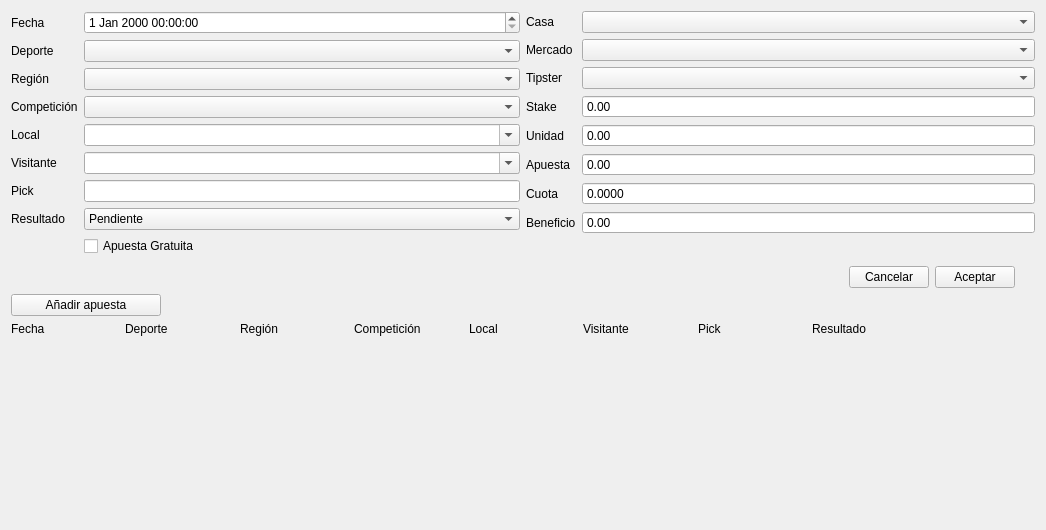
<?xml version="1.0" encoding="UTF-8"?>
<ui version="4.0">
 <class>Form</class>
 <widget class="QWidget" name="Form">
  <property name="geometry">
   <rect>
    <x>0</x>
    <y>0</y>
    <width>1046</width>
    <height>530</height>
   </rect>
  </property>
  <property name="windowTitle">
   <string>Form</string>
  </property>
  <layout class="QVBoxLayout" name="verticalLayout_2">
   <item>
    <layout class="QVBoxLayout" name="verticalLayout">
     <item>
      <layout class="QHBoxLayout" name="horizontalLayout">
       <item>
        <layout class="QFormLayout" name="formLayout_2">
         <item row="0" column="1">
          <widget class="QDateTimeEdit" name="dtDate"/>
         </item>
         <item row="1" column="0">
          <widget class="QLabel" name="label_9">
           <property name="text">
            <string>Deporte</string>
           </property>
          </widget>
         </item>
         <item row="1" column="1">
          <widget class="QComboBox" name="cmbSport">
           <property name="editable">
            <bool>false</bool>
           </property>
          </widget>
         </item>
         <item row="2" column="0">
          <widget class="QLabel" name="label_11">
           <property name="text">
            <string>Región</string>
           </property>
          </widget>
         </item>
         <item row="2" column="1">
          <widget class="QComboBox" name="cmbRegion">
           <property name="editable">
            <bool>false</bool>
           </property>
          </widget>
         </item>
         <item row="3" column="0">
          <widget class="QLabel" name="label_10">
           <property name="text">
            <string>Competición</string>
           </property>
          </widget>
         </item>
         <item row="3" column="1">
          <widget class="QComboBox" name="cmbCompetition">
           <property name="editable">
            <bool>false</bool>
           </property>
          </widget>
         </item>
         <item row="4" column="0">
          <widget class="QLabel" name="label_12">
           <property name="text">
            <string>Local</string>
           </property>
          </widget>
         </item>
         <item row="5" column="0">
          <widget class="QLabel" name="label_13">
           <property name="text">
            <string>Visitante</string>
           </property>
          </widget>
         </item>
         <item row="6" column="0">
          <widget class="QLabel" name="label_14">
           <property name="text">
            <string>Pick</string>
           </property>
          </widget>
         </item>
         <item row="6" column="1">
          <widget class="QLineEdit" name="txtPick"/>
         </item>
         <item row="7" column="0">
          <widget class="QLabel" name="label_7">
           <property name="text">
            <string>Resultado</string>
           </property>
          </widget>
         </item>
         <item row="7" column="1">
          <widget class="QComboBox" name="cmbResult">
           <property name="currentIndex">
            <number>0</number>
           </property>
           <item>
            <property name="text">
             <string>Pendiente</string>
            </property>
           </item>
           <item>
            <property name="text">
             <string>Acertada</string>
            </property>
           </item>
           <item>
            <property name="text">
             <string>Fallada</string>
            </property>
           </item>
           <item>
            <property name="text">
             <string>Nula</string>
            </property>
           </item>
           <item>
            <property name="text">
             <string>Medio Acertada</string>
            </property>
           </item>
           <item>
            <property name="text">
             <string>Medio Fallada</string>
            </property>
           </item>
           <item>
            <property name="text">
             <string>Retirada</string>
            </property>
           </item>
          </widget>
         </item>
         <item row="8" column="1">
          <widget class="QCheckBox" name="chkFree">
           <property name="text">
            <string>Apuesta Gratuita</string>
           </property>
          </widget>
         </item>
         <item row="0" column="0">
          <widget class="QLabel" name="label_8">
           <property name="text">
            <string>Fecha</string>
           </property>
          </widget>
         </item>
         <item row="4" column="1">
          <widget class="QComboBox" name="txtPlayer1">
           <property name="editable">
            <bool>true</bool>
           </property>
          </widget>
         </item>
         <item row="5" column="1">
          <widget class="QComboBox" name="txtPlayer2">
           <property name="editable">
            <bool>true</bool>
           </property>
          </widget>
         </item>
        </layout>
       </item>
       <item>
        <layout class="QFormLayout" name="formLayout">
         <item row="0" column="0">
          <widget class="QLabel" name="label">
           <property name="text">
            <string>Casa</string>
           </property>
          </widget>
         </item>
         <item row="0" column="1">
          <widget class="QComboBox" name="cmbBookie"/>
         </item>
         <item row="1" column="0">
          <widget class="QLabel" name="label_2">
           <property name="text">
            <string>Mercado</string>
           </property>
          </widget>
         </item>
         <item row="1" column="1">
          <widget class="QComboBox" name="cmbMarket"/>
         </item>
         <item row="2" column="0">
          <widget class="QLabel" name="label_3">
           <property name="text">
            <string>Tipster</string>
           </property>
          </widget>
         </item>
         <item row="2" column="1">
          <widget class="QComboBox" name="cmbTipster"/>
         </item>
         <item row="3" column="0">
          <widget class="QLabel" name="label_4">
           <property name="text">
            <string>Stake</string>
           </property>
          </widget>
         </item>
         <item row="3" column="1">
          <widget class="QDoubleSpinBox" name="txtStake">
           <property name="buttonSymbols">
            <enum>QAbstractSpinBox::NoButtons</enum>
           </property>
           <property name="maximum">
            <double>999999.989999999990687</double>
           </property>
          </widget>
         </item>
         <item row="4" column="0">
          <widget class="QLabel" name="label_5">
           <property name="text">
            <string>Unidad</string>
           </property>
          </widget>
         </item>
         <item row="4" column="1">
          <widget class="QDoubleSpinBox" name="txtOne">
           <property name="buttonSymbols">
            <enum>QAbstractSpinBox::NoButtons</enum>
           </property>
           <property name="maximum">
            <double>999999.989999999990687</double>
           </property>
          </widget>
         </item>
         <item row="5" column="0">
          <widget class="QLabel" name="label_6">
           <property name="text">
            <string>Apuesta</string>
           </property>
          </widget>
         </item>
         <item row="5" column="1">
          <widget class="QDoubleSpinBox" name="txtBet">
           <property name="buttonSymbols">
            <enum>QAbstractSpinBox::NoButtons</enum>
           </property>
           <property name="minimum">
            <double>0.000000000000000</double>
           </property>
           <property name="maximum">
            <double>999999.989999999990687</double>
           </property>
          </widget>
         </item>
         <item row="6" column="0">
          <widget class="QLabel" name="label_15">
           <property name="text">
            <string>Cuota</string>
           </property>
          </widget>
         </item>
         <item row="6" column="1">
          <widget class="QDoubleSpinBox" name="txtQuota">
           <property name="buttonSymbols">
            <enum>QAbstractSpinBox::NoButtons</enum>
           </property>
           <property name="decimals">
            <number>4</number>
           </property>
           <property name="maximum">
            <double>999999.989999999990687</double>
           </property>
          </widget>
         </item>
         <item row="7" column="0">
          <widget class="QLabel" name="label_16">
           <property name="text">
            <string>Beneficio</string>
           </property>
          </widget>
         </item>
         <item row="7" column="1">
          <widget class="QDoubleSpinBox" name="txtProfit">
           <property name="buttonSymbols">
            <enum>QAbstractSpinBox::NoButtons</enum>
           </property>
           <property name="showGroupSeparator" stdset="0">
            <bool>false</bool>
           </property>
           <property name="minimum">
            <double>-99999990000.000000000000000</double>
           </property>
           <property name="maximum">
            <double>999999.989999999990687</double>
           </property>
          </widget>
         </item>
         <item row="8" column="0" colspan="2">
          <spacer name="horizontalSpacer">
           <property name="orientation">
            <enum>Qt::Horizontal</enum>
           </property>
           <property name="sizeHint" stdset="0">
            <size>
             <width>40</width>
             <height>20</height>
            </size>
           </property>
          </spacer>
         </item>
        </layout>
       </item>
      </layout>
     </item>
     <item>
      <layout class="QGridLayout" name="gridLayout_2">
       <item row="2" column="4">
        <spacer name="horizontalSpacer_3">
         <property name="orientation">
          <enum>Qt::Horizontal</enum>
         </property>
         <property name="sizeType">
          <enum>QSizePolicy::Fixed</enum>
         </property>
         <property name="sizeHint" stdset="0">
          <size>
           <width>20</width>
           <height>20</height>
          </size>
         </property>
        </spacer>
       </item>
       <item row="2" column="0">
        <spacer name="horizontalSpacer_2">
         <property name="orientation">
          <enum>Qt::Horizontal</enum>
         </property>
         <property name="sizeHint" stdset="0">
          <size>
           <width>40</width>
           <height>20</height>
          </size>
         </property>
        </spacer>
       </item>
       <item row="2" column="2">
        <widget class="QPushButton" name="btnCancel">
         <property name="maximumSize">
          <size>
           <width>100</width>
           <height>16777215</height>
          </size>
         </property>
         <property name="text">
          <string>Cancelar</string>
         </property>
        </widget>
       </item>
       <item row="2" column="3">
        <widget class="QPushButton" name="btnAccept">
         <property name="maximumSize">
          <size>
           <width>100</width>
           <height>16777215</height>
          </size>
         </property>
         <property name="text">
          <string>Aceptar</string>
         </property>
        </widget>
       </item>
      </layout>
     </item>
     <item>
      <layout class="QVBoxLayout" name="pnlCombined">
       <property name="sizeConstraint">
        <enum>QLayout::SetDefaultConstraint</enum>
       </property>
       <item>
        <widget class="QPushButton" name="btnAdd">
         <property name="maximumSize">
          <size>
           <width>150</width>
           <height>25</height>
          </size>
         </property>
         <property name="text">
          <string>Añadir apuesta</string>
         </property>
        </widget>
       </item>
       <item>
        <layout class="QHBoxLayout" name="horizontalLayout_2">
         <item>
          <layout class="QVBoxLayout" name="pnlDate">
           <item>
            <widget class="QLabel" name="lblDate">
             <property name="text">
              <string>Fecha</string>
             </property>
            </widget>
           </item>
          </layout>
         </item>
         <item>
          <layout class="QVBoxLayout" name="pnlSport">
           <item>
            <widget class="QLabel" name="lblSport">
             <property name="text">
              <string>Deporte</string>
             </property>
            </widget>
           </item>
          </layout>
         </item>
         <item>
          <layout class="QVBoxLayout" name="pnlRegion">
           <item>
            <widget class="QLabel" name="lblRegion">
             <property name="text">
              <string>Región</string>
             </property>
            </widget>
           </item>
          </layout>
         </item>
         <item>
          <layout class="QVBoxLayout" name="pnlCompetition">
           <item>
            <widget class="QLabel" name="lblCompetition">
             <property name="text">
              <string>Competición</string>
             </property>
            </widget>
           </item>
          </layout>
         </item>
         <item>
          <layout class="QVBoxLayout" name="pnlPlayer1">
           <item>
            <widget class="QLabel" name="lblPlayer1">
             <property name="text">
              <string>Local</string>
             </property>
            </widget>
           </item>
          </layout>
         </item>
         <item>
          <layout class="QVBoxLayout" name="pnlPlayer2">
           <item>
            <widget class="QLabel" name="lblPlayer2">
             <property name="text">
              <string>Visitante</string>
             </property>
            </widget>
           </item>
          </layout>
         </item>
         <item>
          <layout class="QVBoxLayout" name="pnlPick">
           <item>
            <widget class="QLabel" name="lblPick">
             <property name="text">
              <string>Pick</string>
             </property>
            </widget>
           </item>
          </layout>
         </item>
         <item>
          <layout class="QVBoxLayout" name="pnlResult">
           <item>
            <widget class="QLabel" name="lblResult">
             <property name="text">
              <string>Resultado</string>
             </property>
            </widget>
           </item>
          </layout>
         </item>
         <item>
          <layout class="QVBoxLayout" name="pnlButton">
           <item>
            <widget class="QLabel" name="label_17">
             <property name="maximumSize">
              <size>
               <width>16777215</width>
               <height>100</height>
              </size>
             </property>
             <property name="text">
              <string/>
             </property>
            </widget>
           </item>
          </layout>
         </item>
        </layout>
       </item>
      </layout>
     </item>
    </layout>
   </item>
   <item>
    <spacer name="verticalSpacer">
     <property name="orientation">
      <enum>Qt::Vertical</enum>
     </property>
     <property name="sizeHint" stdset="0">
      <size>
       <width>20</width>
       <height>40</height>
      </size>
     </property>
    </spacer>
   </item>
  </layout>
 </widget>
 <tabstops>
  <tabstop>dtDate</tabstop>
  <tabstop>cmbSport</tabstop>
  <tabstop>cmbRegion</tabstop>
  <tabstop>cmbCompetition</tabstop>
  <tabstop>txtPlayer1</tabstop>
  <tabstop>txtPlayer2</tabstop>
  <tabstop>txtPick</tabstop>
  <tabstop>cmbResult</tabstop>
  <tabstop>cmbBookie</tabstop>
  <tabstop>cmbMarket</tabstop>
  <tabstop>cmbTipster</tabstop>
  <tabstop>txtStake</tabstop>
  <tabstop>txtOne</tabstop>
  <tabstop>txtBet</tabstop>
  <tabstop>txtQuota</tabstop>
  <tabstop>txtProfit</tabstop>
  <tabstop>btnAccept</tabstop>
  <tabstop>chkFree</tabstop>
  <tabstop>btnAdd</tabstop>
  <tabstop>btnCancel</tabstop>
 </tabstops>
 <resources/>
 <connections/>
</ui>
